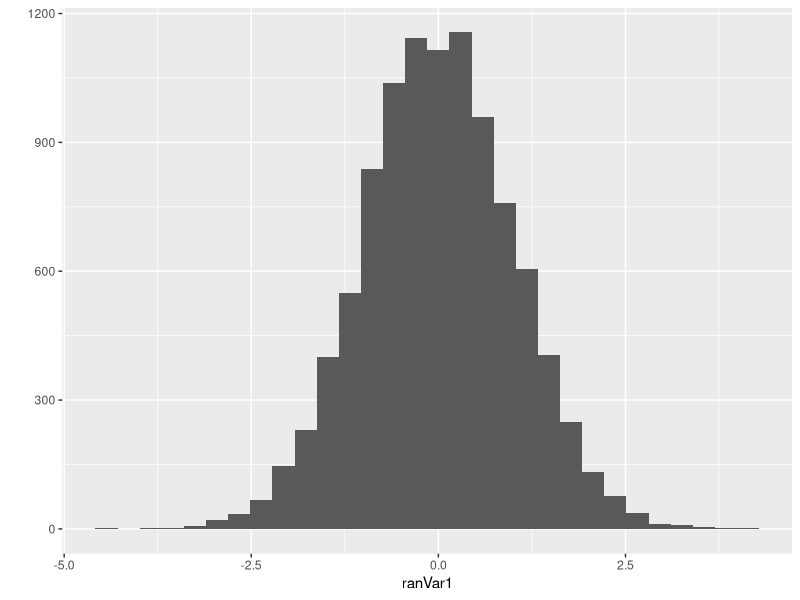

This chart was generated by the following R code:
# The first comment is to usually explain what the script is doing
# Be expansive and describe it in great detail. This may seem trivial, but will become increasingly important as you create complex programs

# This one: a simple script to examine the distributio of the product of two uniform variables
# 2024-01-25
# Gwen



### Preliminaries ###
library(ggplot2)
set.seed(100) 

# use this to set the random number seed from a character string, instead of a random number
library(TeachingDemos)
char2seed("green tea")
char2seed("green tea", set=FALSE) #this just prints the seed number, doesn't generate and store


### Global variables ###
nRep <- 10000

# Create or read in data
ranVar1 <- rnorm(nRep)
# print(ranVar1)
head(ranVar1)
tail(ranVar1)
ranVar2 <- rnorm(nRep)

# visualize data
qplot(x=ranVar1)

# create product vector
ranProd <- ranVar1*ranVar2
length(ranProd)
str(ranProd)
head(ranProd)
